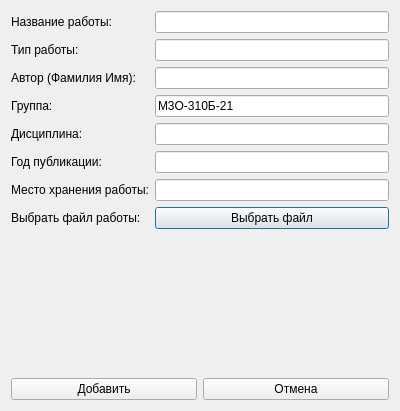
<?xml version="1.0" encoding="UTF-8"?>
<ui version="4.0">
    <class>AddDataForm</class>
    <widget class="QDialog" name="AddDataForm">
        <property name="geometry">
            <rect>
                <x>0</x>
                <y>0</y>
                <width>400</width>
                <height>411</height>
            </rect>
        </property>
        <property name="windowTitle">
            <string>Добавить работу</string>
        </property>
        <property name="styleSheet">
            <string>
                QDialog {
                background-color: rgb(88, 88, 88);
                }

                QLabel {
                color: rgb(255, 255, 255);
                }

                QLineEdit {
                background-color: #f0f0f0;
                border: 1px solid #ccc;
                border-radius: 5px;
                padding: 8px;
                font-size: 14px;
                }

                QPushButton {
                background-color: #4CAF50;
                color: white;
                border-radius: 5px;
                font-size: 16px;
                padding: 8px 16px;
                }

                QPushButton:hover {
                background-color: #45a049;
                }

                QPushButton:pressed {
                background-color: #0e6b0e;
                }

                QPushButton#btnSelectFile {
                background-color: #2da9d2;
                color: white;
                border-radius: 5px;
                font-size: 16px;
                padding: 8px 16px;
                }

                QPushButton#btnSelectFile:hover {
                background-color: #258eb1;
                }

                QPushButton#btnSelectFile:pressed {
                background-color: #1b6a85;
                }
                QPushButton#btnCancel {
                background-color: #FF0000;
                }

                QPushButton#btnCancel:hover {
                background-color: #CC0000;
                }

                QPushButton#btnCancel:pressed {
                background-color: #990000;
                }
            </string>
        </property>
        <layout class="QVBoxLayout" name="verticalLayout">
            <item>
                <layout class="QFormLayout" name="formLayout">
                    <item row="0" column="0">
                        <widget class="QLabel" name="label">
                            <property name="text">
                                <string>Название работы:</string>
                            </property>
                        </widget>
                    </item>
                    <item row="0" column="1">
                        <widget class="QLineEdit" name="lineEditTitle"/>
                    </item>
                    <item row="1" column="0">
                        <widget class="QLabel" name="label_2">
                            <property name="text">
                                <string>Тип работы:</string>
                            </property>
                        </widget>
                    </item>
                    <item row="1" column="1">
                        <widget class="QLineEdit" name="lineEditType"/>
                    </item>
                    <item row="2" column="0">
                        <widget class="QLabel" name="label_3">
                            <property name="text">
                                <string>Автор (Фамилия Имя):</string>
                            </property>
                        </widget>
                    </item>
                    <item row="2" column="1">
                        <widget class="QLineEdit" name="lineEditAuthor"/>
                    </item>
                    <item row="3" column="0">
                        <widget class="QLabel" name="label_7">
                            <property name="text">
                                <string>Группа:</string>
                            </property>
                        </widget>
                    </item>
                    <item row="3" column="1">
                        <widget class="QLineEdit" name="lineEditGroup">
                            <property name="text">
                                <string>М3О-310Б-21</string>
                            </property>
                        </widget>
                    </item>
                    <item row="4" column="0">
                        <widget class="QLabel" name="label_4">
                            <property name="text">
                                <string>Дисциплина:</string>
                            </property>
                        </widget>
                    </item>
                    <item row="4" column="1">
                        <widget class="QLineEdit" name="lineEditDiscipline"/>
                    </item>
                    <item row="5" column="0">
                        <widget class="QLabel" name="label_5">
                            <property name="text">
                                <string>Год публикации:</string>
                            </property>
                        </widget>
                    </item>
                    <item row="5" column="1">
                        <widget class="QLineEdit" name="lineEditYear"/>
                    </item>
                    <item row="7" column="0">
                        <widget class="QLabel" name="label_6">
                            <property name="text">
                                <string>Выбрать файл работы:</string>
                            </property>
                        </widget>
                    </item>
                    <item row="7" column="1">
                        <widget class="QPushButton" name="btnSelectFile">
                            <property name="text">
                                <string>Выбрать файл</string>
                            </property>
                        </widget>
                    </item>
                    <item row="6" column="0">
                        <widget class="QLabel" name="label_8">
                            <property name="text">
                                <string>Место хранения работы:</string>
                            </property>
                        </widget>
                    </item>
                    <item row="6" column="1">
                        <widget class="QLineEdit" name="lineEditStorage"/>
                    </item>
                </layout>
            </item>
            <item>
                <layout class="QHBoxLayout" name="horizontalLayout">
                    <item>
                        <widget class="QPushButton" name="btnAdd">
                            <property name="text">
                                <string>Добавить</string>
                            </property>
                        </widget>
                    </item>
                    <item>
                        <widget class="QPushButton" name="btnCancel">
                            <property name="text">
                                <string>Отмена</string>
                            </property>
                        </widget>
                    </item>
                </layout>
            </item>
        </layout>
    </widget>
    <resources/>
    <connections/>
</ui>
